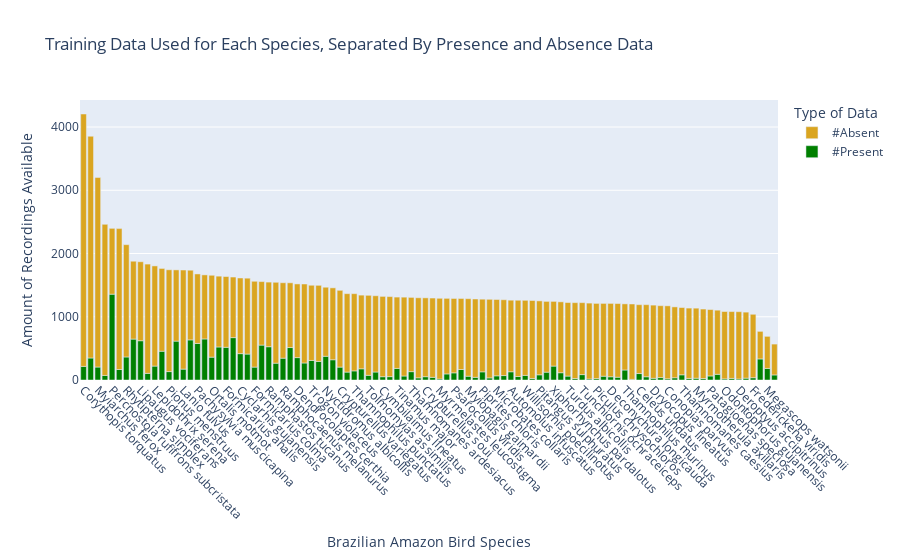

Notebook cell for this chart:
### Code cell
#test cell testing plotly
import plotly as plotly
import plotly.express as px
import pandas as pd
df = pd.read_csv('data/pm_jobs.csv',sep=';')
sortedbarchart = px.bar(df, x = 'Species', y = ['#Present', '#Absent'], title = "Training Data Used for Each Species, Separated By Presence and Absence Data",
              labels = {'Species': 'Brazilian Amazon Bird Species', 'value': 'Amount of Recordings Available'}, 
                       color_discrete_sequence = ['green', 'goldenrod'])
sortedbarchart.update_xaxes(tickangle = 45, categoryorder = 'total descending')
sortedbarchart.update_layout(legend_title = 'Type of Data', legend_traceorder = 'reversed')
sortedbarchart.show()
#sortedbarchart.write_html("cnntestindex.html")

### Figure 1 — Plotly figure (JSON) as saved in the notebook; plotly's stock layout.template omitted (floating-point values rounded to 4 significant figures)
{"data": [{"alignmentgroup": "True", "hovertemplate": "variable=#Present<br>Brazilian Amazon Bird Species=%{x}<br>Amount of Recordings Available=%{y}<extra></extra>", "legendgroup": "#Present", "marker": {"color": "green", "pattern": {"shape": ""}}, "name": "#Present", "offsetgroup": "#Present", "orientation": "v", "showlegend": true, "textposition": "auto", "type": "bar", "x": ["Formicarius analis", "Herpsilochmus dorsimaculatus", "Dendrocolaptes certhia", "Myrmoderus ferrugineus", "Crypturellus variegatus", "Ramphotrigon ruficauda", "Ramphastos tucanus", "Vireolanius leucotis", "Lipaugus vociferans", "Frederickena viridis", "Thamnophilus murinus", "Formicarius colma", "Piprites chloris", "Patagioenas plumbea", "Crypturellus soui", "Willisornis poecilinotus", "Ramphocaenus melanurus", "Trogon viridis", "Nyctidromus albicollis", "Attila spadiceus", "Myrmothera campanisona", "Hypocnemis cantator", "Percnostola rufifrons subcristata", "Pithys albifrons", "Leucopternis melanops", "Monasa atra", "Mionectes macconneli", "Psarocolius viridis", "Micrastur gilvicollis", "Cercomacra cinerascens", "Pitangus sulphuratus", "Ortalis motmot", "Tinamus major", "Turdus albicollis", "Brotogeris chrysoptera", "Pionus menstruus", "Pionus fuscus", "Amazona autumnalis", "Deroptyus accipitrinus", "Megascops watsonii", "Myrmelastes leucostigma", "Patagioenas speciosa", "Glaucidium hardyi", "Cyanoloxia rothschildii", "Nyctibius griseus", "Trogon rufus", "Trogon violaceus", "Momotus momota", "Selenidera piperivora", "Ramphastos vitellinus", "Piculus chrysochloros", "Celeus undatus", "Galbula albirostris", "Jacamerops aureus", "Bucco tamatia", "Tyranneutes virescens", "Lepidothrix serena", "Bucco capensis", "Laniocera hypopyrra", "Phoenicircus carnifex", "Myiopagis gaimardii", "Corythopis torquatus", "Lophotriccus vitiosus", "Tolmomyias assimilis", "Thamnophilus punctatus", "Gymnopithys rufigula", "Schiffornis olivacea", "Lanio fulvus", "Saltator grossus", "Tyrannulus elatus", "Hylopezus macularius", "Hylexetastes perroti", "Campylorhamphus procurvoides", "Thamnomanes ardesiacus", "Myrmotherula menetriesii", "Glyphorynchus spirurus", "Cymbilaimus lineatus", "Cyclarhis gujanensis", "Pachysylvia muscicapina", "Automolus ochrolaemus", "Automolus infuscatus", "Rhytipterna simplex", "Sirystes subcanescens", "Micrastur semitorquatus", "Myiarchus ferox", "Xiphorhynchus pardalotus", "Sittasomus griseicapillus", "Micrastur mirandollei", "Tunchiornis ochraceiceps", "Thamnomanes caesius", "Odontophorus gujanensis", "Deconychura longicauda", "Microbates collaris", "Dendrocolaptes picumnus", "Myrmotherula axillaris", "Dryocopus lineatus", "Conopias parvus", "Dendrexetastes rufigula"], "xaxis": "x", "y": [517, 513, 354, 294, 204, 266, 526, 455, 621, 36, 158, 204, 129, 670, 52, 73, 345, 552, 375, 615, 269, 522, 1357, 70, 72, 124, 166, 113, 125, 333, 82, 361, 183, 62, 90, 133, 96, 63, 16, 183, 16, 64, 649, 53, 348, 35, 309, 634, 23, 647, 22, 102, 25, 51, 80, 410, 220, 42, 60, 126, 60, 215, 25, 74, 144, 23, 10, 172, 38, 33, 320, 29, 16, 132, 166, 34, 52, 417, 578, 177, 130, 364, 55, 115, 205, 220, 105, 24, 85, 82, 17, 51, 66, 44, 28, 27, 19, 42], "yaxis": "y"}, {"alignmentgroup": "True", "hovertemplate": "variable=#Absent<br>Brazilian Amazon Bird Species=%{x}<br>Amount of Recordings Available=%{y}<extra></extra>", "legendgroup": "#Absent", "marker": {"color": "goldenrod", "pattern": {"shape": ""}}, "name": "#Absent", "offsetgroup": "#Absent", "orientation": "v", "showlegend": true, "textposition": "auto", "type": "bar", "x": ["Formicarius analis", "Herpsilochmus dorsimaculatus", "Dendrocolaptes certhia", "Myrmoderus ferrugineus", "Crypturellus variegatus", "Ramphotrigon ruficauda", "Ramphastos tucanus", "Vireolanius leucotis", "Lipaugus vociferans", "Frederickena viridis", "Thamnophilus murinus", "Formicarius colma", "Piprites chloris", "Patagioenas plumbea", "Crypturellus soui", "Willisornis poecilinotus", "Ramphocaenus melanurus", "Trogon viridis", "Nyctidromus albicollis", "Attila spadiceus", "Myrmothera campanisona", "Hypocnemis cantator", "Percnostola rufifrons subcristata", "Pithys albifrons", "Leucopternis melanops", "Monasa atra", "Mionectes macconneli", "Psarocolius viridis", "Micrastur gilvicollis", "Cercomacra cinerascens", "Pitangus sulphuratus", "Ortalis motmot", "Tinamus major", "Turdus albicollis", "Brotogeris chrysoptera", "Pionus menstruus", "Pionus fuscus", "Amazona autumnalis", "Deroptyus accipitrinus", "Megascops watsonii", "Myrmelastes leucostigma", "Patagioenas speciosa", "Glaucidium hardyi", "Cyanoloxia rothschildii", "Nyctibius griseus", "Trogon rufus", "Trogon violaceus", "Momotus momota", "Selenidera piperivora", "Ramphastos vitellinus", "Piculus chrysochloros", "Celeus undatus", "Galbula albirostris", "Jacamerops aureus", "Bucco tamatia", "Tyranneutes virescens", "Lepidothrix serena", "Bucco capensis", "Laniocera hypopyrra", "Phoenicircus carnifex", "Myiopagis gaimardii", "Corythopis torquatus", "Lophotriccus vitiosus", "Tolmomyias assimilis", "Thamnophilus punctatus", "Gymnopithys rufigula", "Schiffornis olivacea", "Lanio fulvus", "Saltator grossus", "Tyrannulus elatus", "Hylopezus macularius", "Hylexetastes perroti", "Campylorhamphus procurvoides", "Thamnomanes ardesiacus", "Myrmotherula menetriesii", "Glyphorynchus spirurus", "Cymbilaimus lineatus", "Cyclarhis gujanensis", "Pachysylvia muscicapina", "Automolus ochrolaemus", "Automolus infuscatus", "Rhytipterna simplex", "Sirystes subcanescens", "Micrastur semitorquatus", "Myiarchus ferox", "Xiphorhynchus pardalotus", "Sittasomus griseicapillus", "Micrastur mirandollei", "Tunchiornis ochraceiceps", "Thamnomanes caesius", "Odontophorus gujanensis", "Deconychura longicauda", "Microbates collaris", "Dendrocolaptes picumnus", "Myrmotherula axillaris", "Dryocopus lineatus", "Conopias parvus", "Dendrexetastes rufigula"], "xaxis": "x", "y": [1119, 1024, 1165, 1203, 1214, 1279, 1022, 1309, 1249, 1003, 1046, 1357, 1149, 958, 1247, 1187, 1193, 1004, 1092, 1126, 1249, 1120, 1041, 1199, 2389, 1119, 2228, 1176, 1240, 436, 1169, 1295, 1128, 1163, 1014, 1610, 1195, 1247, 1064, 507, 1276, 1050, 1013, 1266, 3506, 1121, 1189, 1102, 1200, 1231, 1189, 1089, 1057, 1140, 488, 1200, 1584, 1239, 1151, 1206, 1226, 3991, 1112, 1265, 1221, 1099, 1192, 1567, 1137, 1243, 1137, 1044, 1200, 1174, 1123, 1266, 1270, 1196, 1099, 1165, 1132, 1776, 1206, 1121, 2996, 1023, 1728, 1233, 1138, 1064, 1066, 1160, 1207, 1165, 1108, 1157, 1154, 1254], "yaxis": "y"}], "layout": {"barmode": "relative", "legend": {"title": {"text": "Type of Data"}, "tracegroupgap": 0, "traceorder": "reversed"}, "title": {"text": "Training Data Used for Each Species, Separated By Presence and Absence Data"}, "xaxis": {"anchor": "y", "categoryorder": "total descending", "domain": [0, 1], "tickangle": 45, "title": {"text": "Brazilian Amazon Bird Species"}}, "yaxis": {"anchor": "x", "domain": [0, 1], "title": {"text": "Amount of Recordings Available"}}}}
